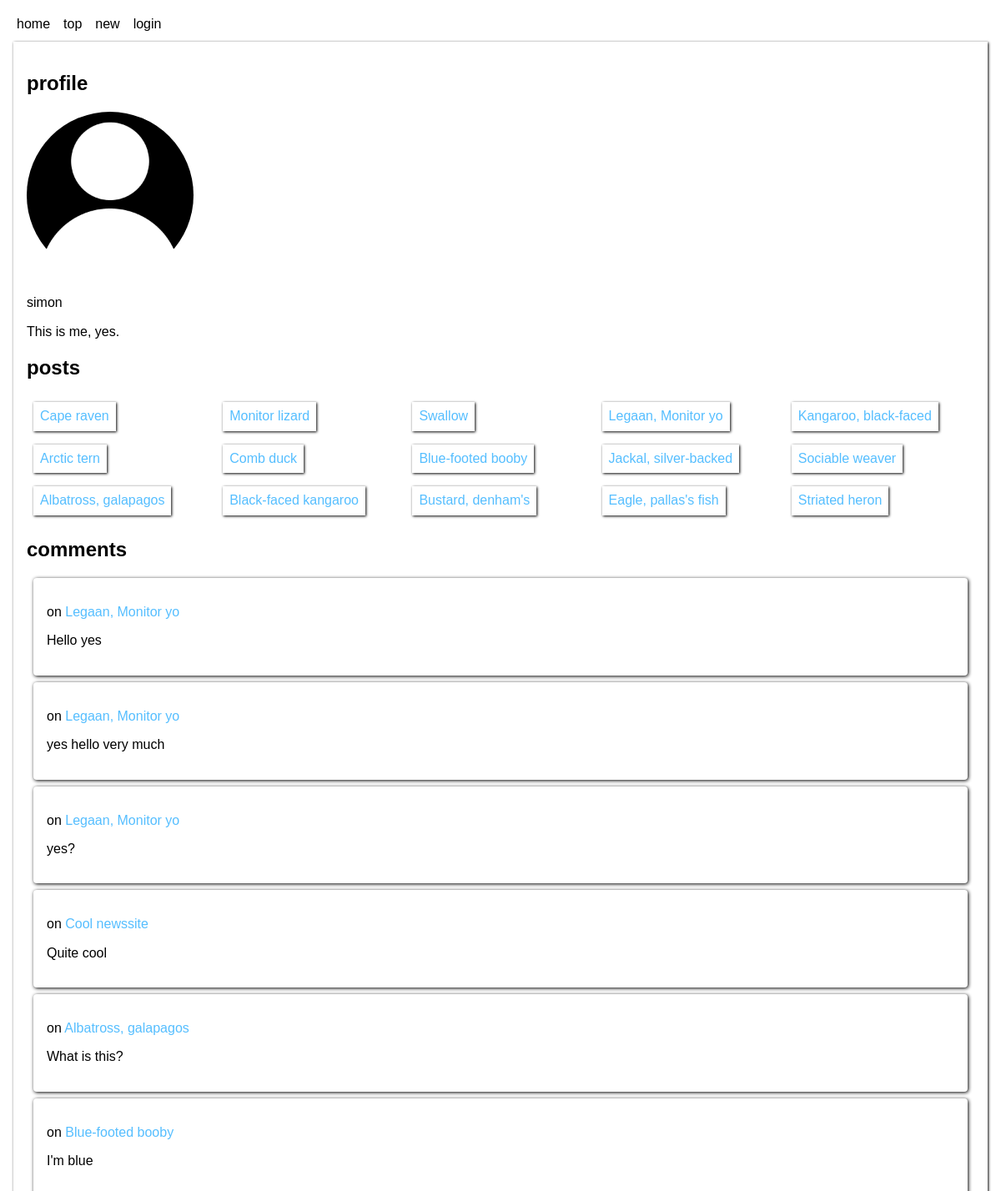
The app's page /view.php?view=profile&user_id=1, older data.
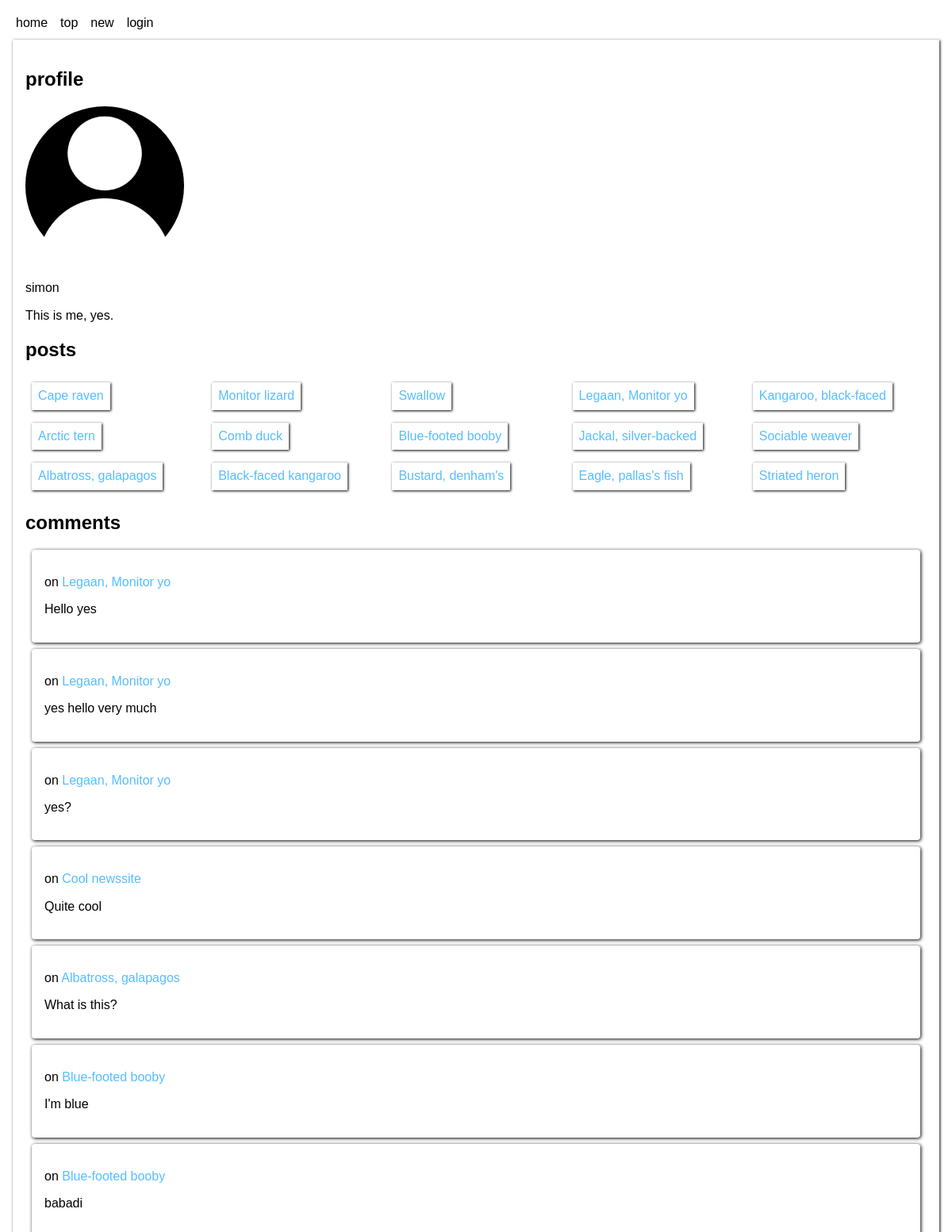
The same page, newer data.
### tables this page shows
CREATE TABLE users (
	id INTEGER NOT NULL PRIMARY KEY AUTOINCREMENT UNIQUE,
	user_name VARCHAR NOT NULL UNIQUE,
	email VARCHAR NOT NULL UNIQUE,
	password VARCHAR NOT NULL,
	bio VARCHAR,
	image_url VARCHAR
);

CREATE TABLE posts (
	id INTEGER NOT NULL PRIMARY KEY AUTOINCREMENT UNIQUE,
	user_id INTEGER NOT NULL,
	title VARCHAR NOT NULL,
	description VARCHAR NOT NULL,
	url VARCHAR NOT NULL,
	creation_time DATETIME NOT NULL
);

CREATE TABLE comments (
	id INTEGER NOT NULL PRIMARY KEY AUTOINCREMENT UNIQUE,
	post_id INTEGER NOT NULL,
	user_id INTEGER NOT NULL,
	comment VARCHAR NOT NULL,
	reply INTEGER,
	creation_time DATETIME NOT NULL
);

### app/functions.php (called while the page is built, shortened)
<?php
function userLoggedIn(): bool
{
    return false;
}
function fetchUser(int $userId, PDO $db): ?array
{
    $stmnt = $db->prepare("SELECT id, user_name, bio, image_url FROM users WHERE id = :user_id");
    $stmnt->bindParam(":user_id", $userId, PDO::PARAM_INT);
    $stmnt->execute();
    $result = $stmnt->fetch(PDO::FETCH_ASSOC);
    return $result;
}
function fetchUserPosts(int $userId, PDO $db): ?array
{
    $stmnt = $db->prepare("SELECT * FROM posts WHERE user_id = :user_id");
    $stmnt->bindParam("user_id", $userId, PDO::PARAM_INT);
    $stmnt->execute();
    $results = $stmnt->fetchAll(PDO::FETCH_ASSOC);
    return $results;
}
function fetchUserComments(int $userId, PDO $db): ?array
{
    $stmnt = $db->prepare("SELECT * FROM comments WHERE user_id = :user_id");
    $stmnt->bindParam(":user_id", $userId, PDO::PARAM_INT);
    $stmnt->execute();
    $results = $stmnt->fetchAll(PDO::FETCH_ASSOC);
    return $results;
}
function fetchPostTitle(int $postId, PDO $db): ?string
{
    $stmnt = $db->prepare("SELECT title FROM posts WHERE id = :id;");
    $stmnt->bindParam(":id", $postId, PDO::PARAM_INT);
    $stmnt->execute();
    $result = $stmnt->fetch(PDO::FETCH_ASSOC);
    return $result['title'];
}

### view.php (the view, shortened to what this page needs)
<?php
require __DIR__ . '/app/autoload.php';
require __DIR__ . '/views/header.php';
if (isset($_GET['view'])) {
    $view = filter_var($_GET['view'], FILTER_SANITIZE_STRING);
    if ($view === 'post') {
        if (isset($_GET['post_id'])) {
            $postId = (int)filter_var($_GET['post_id'], FILTER_SANITIZE_NUMBER_INT);
            $post = fetchPost($postId, $db);
            if (!isset($post)) {
                addMessage('Link seems to be dead!');
            } else {
                $postComments = fetchComments($postId, $db);
                $commentReplies = fetchReplies($postId, $db);
            }
        }
    } elseif ($view === 'profile') {
        if (isset($_GET['user_id'])) {
            $userId = (int)filter_var($_GET['user_id'], FILTER_SANITIZE_NUMBER_INT);
            $profile = fetchUser($userId, $db);
            if (!isset($profile)) {
                addMessage('No user like this seems to exist!');
            } else {
                $userPosts = fetchUserPosts($userId, $db);
                $userComments = fetchUserComments($userId, $db);
            }
        }
    } elseif ($view === 'search') {
        $query = filter_var($_GET['query'], FILTER_SANITIZE_STRING);
        $searchResults = searchPosts($query, $db);
    } else {
        addMessage('Incorrect url');
        header('location: /');
        exit;
    }
} else {
    addMessage('Incorrect url');
    header('location: /');
    exit;
}
?>
<main>
    <?php if (isset($post)) : ?>
        <article class="post grid">
            <div class="half">
                <div class="votes">
                    <?php if (userLoggedIn() && userUpvote($_SESSION['user']['id'], $post['id'], $db)) : ?>
                        <button class="vote active" data-post="<?= $post['id'] ?>">▲</button>
                    <?php elseif (userLoggedIn() && !userUpvote($_SESSION['user']['id'], $post['id'], $db)) : ?>
                        <button class="vote" data-post="<?= $post['id'] ?>">▲</button>
                    <?php else : ?>
                        <button class="vote">▲</button>
                    <?php endif; ?>
                    <p class="upvotes"><?= $post['upvotes'] ?></p>
                </div>
                <a href="<?= $post['url'] ?>">
                    <h1><?= $post['title'] ?></h1>
                </a>
            </div>
            <div class="full">
                <p><?= $post['description'] ?></p>
                <p>
                    by
                    <a href="/view.php?view=profile&user_id=<?= $post['user_id'] ?>">
                        <?= fetchPoster((int)$post['user_id'], $db) ?>
                    </a>
                </p>
                <p><?= $post['creation_time'] ?></p>
                <?php if (userLoggedIn() && $post['user_id'] === $_SESSION['user']['id']) : ?>
                    <a class="button" href="/edit.php?edit=post&post_id=<?= $post['id'] ?>">edit post</a>
                <?php endif; ?>
            </div>
            <section class="comments full">
                <?php if (isset($postComments)) : ?>
                    <?php foreach ($postComments as $postComment) : ?>
                        <div class="comment">
                            <a href="/view.php?view=profile&user_id=<?= $postComment['user_id'] ?>"><?= fetchPoster((int)$postComment['user_id'], $db) ?>:</a>
                            <p><?= $postComment['comment'] ?></p>
                            <?php if (isset($commentReplies)) : ?>
                                <?php foreach ($commentReplies as $commentReply) : ?>
                                    <?php if ($commentReply['reply'] === $postComment['id']) : ?>
                                        <div class="comment reply">
                                            <a href="/view.php?view=profile&user_id=<?= $commentReply['user_id'] ?>"><?= fetchPoster((int)$commentReply['user_id'], $db) ?>:</a>
                                            <p><?= $commentReply['comment'] ?></p>
                                            <?php if (userLoggedIn() && $_SESSION['user']['id'] === $commentReply['user_id']) : ?>
                                                <a class="button" href="/edit.php?edit=comment&comment_id=<?= $commentReply['id'] ?>">edit comment</a>
                                            <?php endif; ?>
                                        </div>
                                    <?php endif; ?>
                                <?php endforeach; ?>
                            <?php endif; ?>
                            <?php if (userLoggedIn()) : ?>
                                <a class="button" href="/edit.php?edit=reply&comment_id=<?= $postComment['id'] ?>">reply</a>
                            <?php endif; ?>
                            <?php if (userLoggedIn() && $_SESSION['user']['id'] === $postComment['user_id']) : ?>
                                <a class="button" href="/edit.php?edit=comment&comment_id=<?= $postComment['id'] ?>">edit comment</a>
                            <?php endif; ?>
                        </div>
                    <?php endforeach; ?>
                <?php else : ?>
                    <p>No comments yet</p>
                <?php endif; ?>
            </section>
            <?php if (userLoggedIn()) : ?>
                <form class="full" action="/app/posts/comment.php" method="post">
                    <label for="comment">comment</label>
                    <input type="hidden" id="post_id" name="post_id" value="<?= $post['id'] ?>">
                    <textarea id="comment" name="comment" rows="4" required></textarea>
                    <button type="submit">submit</button>
                </form>
            <?php else : ?>
                <a class="button" href="/login.php">login to comment</a>
            <?php endif; ?>
        </article>
    <?php elseif (isset($profile)) : ?>
        <section class="profile">
            <h1>profile</h1>
            <?php if (!isset($profile['image_url'])) : ?>
                <img src="/assets/images/no-image.png" alt="no profile picture selected">
            <?php else : ?>
                <img src="<?= $profile['image_url'] ?>" alt="profile picture">
            <?php endif; ?>
            <p><?= $profile['user_name'] ?></p>
            <p><?= $profile['bio'] ?></p>
            <?php if (isset($userPosts)) : ?>
                <h2>posts</h2>
                <ul class="user-posts">
                    <?php foreach ($userPosts as $userPost) : ?>
                        <li>
                            <a href="/view.php?view=post&post_id=<?= $userPost['id'] ?>"><?= $userPost['title'] ?></a>
                        </li>
                    <?php endforeach; ?>
                </ul>
            <?php else : ?>
                <h2>no posts</h2>
            <?php endif; ?>
            <?php if (isset($userComments)) : ?>
                <h2>comments</h2>
                <?php foreach ($userComments as $userComment) : ?>
                    <div class="comment">
                        <p>on
                            <a href="/view.php?view=post&post_id=<?= $userComment['post_id'] ?>">
                                <?= fetchPostTitle((int)$userComment['post_id'], $db) ?>
                            </a>
                        </p>
                        <p><?= $userComment['comment'] ?></p>
                    </div>
                <?php endforeach; ?>
            <?php else : ?>
                <h2>no comments</h2>
            <?php endif; ?>
        </section>
    <?php endif; ?>
</main>
<?php
require __DIR__ . '/views/footer.php';
?>

### views/header.php (shortened to what this page needs)
<!DOCTYPE html>
<html lang="en">
<head>
    <link rel="stylesheet" href="../assets/css/moder-normalize.css">
    <link rel="stylesheet" href="../assets/css/style.css">
</head>
<body>
    <?php require __DIR__ . '/navigation.php' ?>

### views/navigation.php
<nav>
    <ul>
        <li class="nav-item"><a href="/index.php">home</a></li>
        <li class="nav-item"><a href="/index.php?order_by=top">top</a></li>
        <li class="nav-item"><a href="/index.php?order_by=new">new</a></li>
        <?php if (userLoggedIn()) : ?>
            <li class="nav-item"><a href="/profile.php"><?= $_SESSION['user']['user_name'] ?></a></li>
        <?php else : ?>
            <li class="nav-item"><a href="/login.php">login</a></li>
        <?php endif; ?>
    </ul>
</nav>

### views/footer.php (shortened to what this page needs)
</body>

### assets/css/style.css (style rules this page uses)
body { margin: 16px; font-family: sans-serif; }
a { text-decoration: none; color: rgb(85, 190, 255); }
nav { margin: 8px 0px; }
nav a { color: black; }
nav ul { margin: 0; padding: 0; list-style-type: none; display: flex; }
li.nav-item { padding: 4px; margin: 0px 4px; transition: transform 0.1s ease-in-out; border-radius: 4px; }
li.nav-item:first-child { margin-left: 0; }
div.comment { margin: 8px; padding: 16px; box-shadow: 1px 1px 4px; border-radius: 4px; }
section.profile { padding: 16px; box-shadow: 1px 1px 3px; }
section.profile img { width: 200px; height: 200px; border-radius: 100%; object-fit: cover; }
ul.user-posts { list-style-type: none; display: grid; grid-template-columns: repeat(auto-fit, minmax(200px, 1fr)); padding: 0px; margin: 0px; }
ul.user-posts li { width: fit-content; padding: 8px; margin: 8px; box-shadow: 1px 1px 3px; }

Row changes from the older to the newer data that the page shows:
added comments: post.title "Blue-footed booby", comment "babadi"
